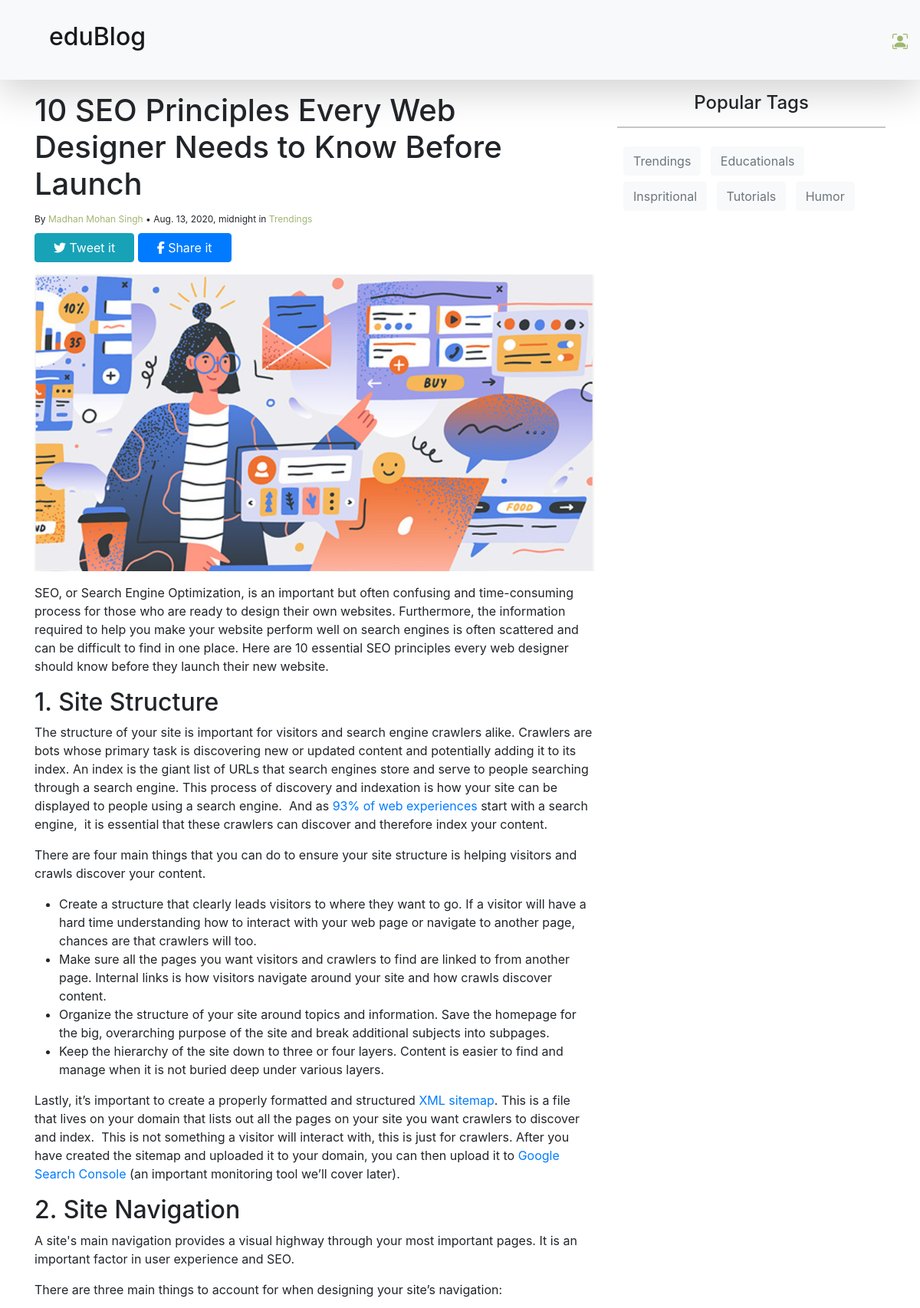
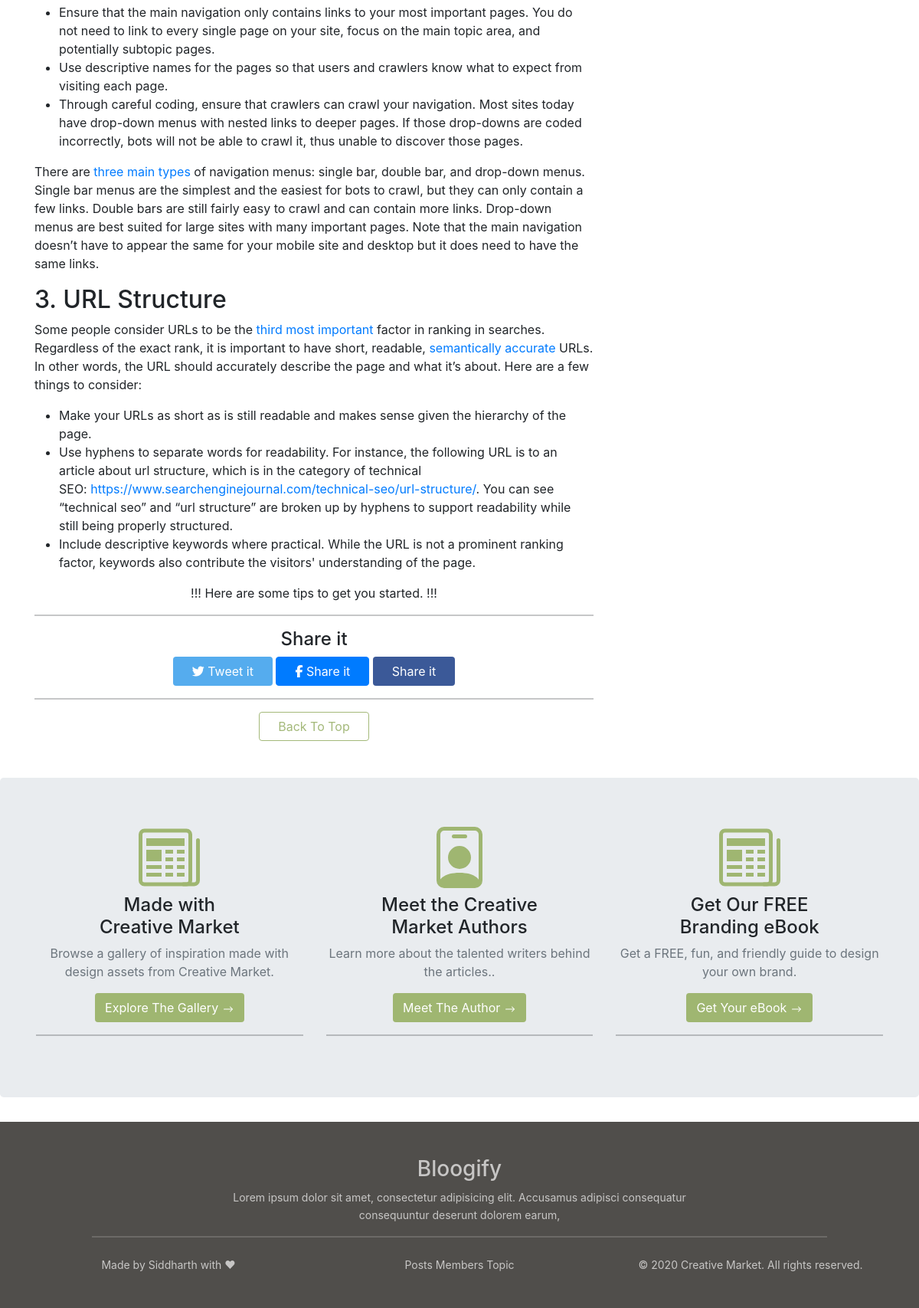
/detail/1, run on the app's committed database (2 pictures, top to bottom).
### datawork/models.py (models this page shows, shortened)
class Posts(models.Model):
    post_id = models.AutoField(primary_key=True)
    post_name = models.CharField(max_length=200, null=True)
    post_category = models.ForeignKey(Category, on_delete=models.CASCADE)
    post_topic = models.ForeignKey(Topic, on_delete=models.CASCADE)
    post_image = models.ImageField(upload_to="media")
    post_description = RichTextField(blank=True, null=True)
    post_doc = models.DateTimeField(default=timezone.now)
    post_user = models.ForeignKey(NewUser, on_delete=models.CASCADE, null=True)
    STATUS = (("0", "Approved"), ("1", "Pending"))
    post_status = models.CharField(max_length=30, choices=STATUS, default="1")

class NewUser(models.Model):
    nu_id = models.AutoField(primary_key=True)
    nu_name = models.CharField(max_length=200)
    nu_city = models.CharField(max_length=200, null=True)
    nu_state = models.CharField(max_length=200, null=True)
    nu_image = models.ImageField(upload_to="media")
    nu_doc = models.DateField()
    nu_address = models.TextField()
    nu_phone = models.CharField(max_length=200)
    nu_email = models.EmailField()
    nu_password = models.CharField(max_length=200)
    nu_myself = models.TextField()
    def __str__(self):
        return self.nu_name

class Category(models.Model):
    cat_id = models.AutoField(primary_key=True)
    cat_title = models.CharField(max_length=200)
    cat_doc = models.DateTimeField(default=timezone.now)
    def __str__(self):
        return self.cat_title

### datawork/views.py (the view)
# urls.py: path('detail/<int:post_id>', views.detail, name="detailpage"),
def detail(r,post_id):
    data = {
        "posts": Posts.objects.filter(post_id=post_id),
        "topics": Topic.objects.all(),
        "cat": Category.objects.all(),
    }
    return render(r, "public/details.html", data)

### templates/public/details.html (shortened to what this page needs)
{% extends 'public/base.html' %}
{% load static %}
{% block detail %}
    <div class="container">
        <div class="row">
            {% for p in posts %}
                <div class="col-lg-8 mt-3">
                    <h1>{{ p.post_name }}</h1>
                    <h7 class="card-text" style="font-size: 12px">By <span style="color: #9fb671">{{ p.post_user }}</span> • {{ p.post_doc }} in <span style="color: #9fb671">{{ p.post_category }}</span></h7>
                    <br>
                    <button class="btn btn-info mt-2 px-4"><span><i class="fab fa-twitter"></i></span> Tweet it</button>
                    <button class="btn btn-primary mt-2 px-4"><span><i class="fab fa-facebook-f"></i></span>  Share it</button>
                    <img src="{{ p.post_image.url }}" alt="" class="mt-3 card-img-top">
                    <p class="card-text mt-2">
                        {{ p.post_description|safe}}
                        <p class="text-small text-center">!!! Here are some tips to get you started. !!!</p>
                    <hr>
                        <div class="share  text-center">
                            <h4>Share it</h4>
                            <a href="" class="btn px-4" style="background-color: #55acee; color: white"><span><i class="fab fa-twitter"></i></span> Tweet it</a>
                            <a href="" class="btn btn-primary px-4"><span><i class="fab fa-facebook-f"></i></span>  Share it</a>
                            <a href="" class="btn  px-4" style="background-color: #3b5998; color: white">Share it</a>
                        </div>
                    <hr>
                    <div class="backtotop text-center">
                        <a href="" class="btn back px-4" style="color:#a4b97a">Back To Top</a>
                    </div>
                </div>
            {% endfor %}
            <div class="col-lg-4 mt-3">
                <h4 class="text-center">Popular Tags</h4>
                <hr>
                {% for c in cat %}
                    <a href="{% url 'category_filter' c.cat_id %}" class="btn btn-light text-muted ml-2 mt-2">{{ c.cat_title }}</a>
                {% endfor %}
            </div>
        </div>
    </div>
{% endblock %}
{% block jumbotron %}
    {{ block.super }}
{% endblock %}
{% block footer %}
    {{ block.super }}
{% endblock %}

### templates/public/base.html (style rules this page uses)
.back { border: 1px solid #a4b97a ; }

### data on the page
Posts: post_name "10 SEO Principles Every Web Designer Needs to Know Before Launch", post_user "Madhan Mohan Singh", post_doc "Aug. 13, 2020, midnight", post_category "Trendings", post_image (picture), post_description "SEO, or Search Engine Optimization, is an important but often confusing and time-consuming process for those who are ready to design their own websites. Furthermore, the information required to help you make your website perform well on search engines is often scattered and can be difficult to find in one place. Here are 10 essential SEO principles every web designer should know before they launch their new website. 1. Site Structure The structure of your site is important for visitors and search engine crawlers alike. Crawlers are bots whose primary task is discovering new or updated content and potentially adding it to its index. An index is the giant list of URLs that search engines…"
Category: cat_title "Trendings"
Category: cat_title "Educationals"
Category: cat_title "Inspritional"
Category: cat_title "Tutorials"
Category: cat_title "Humor"
